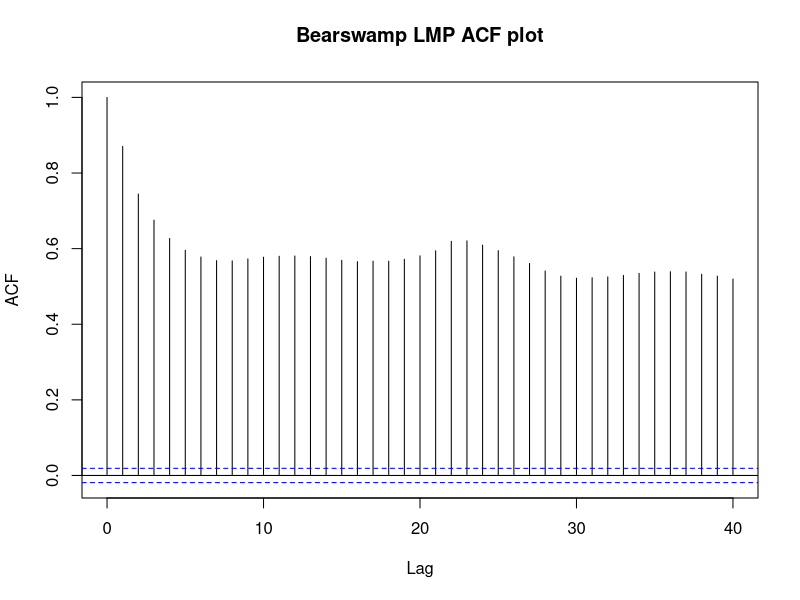
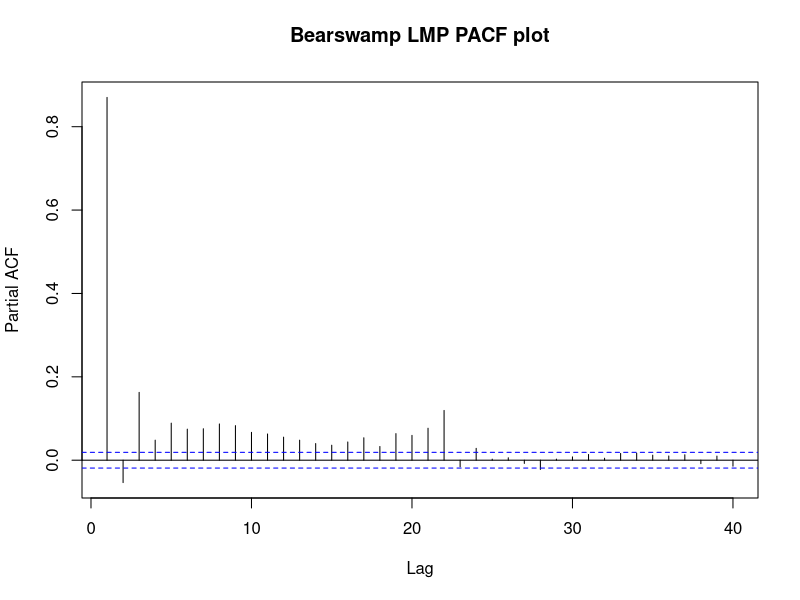
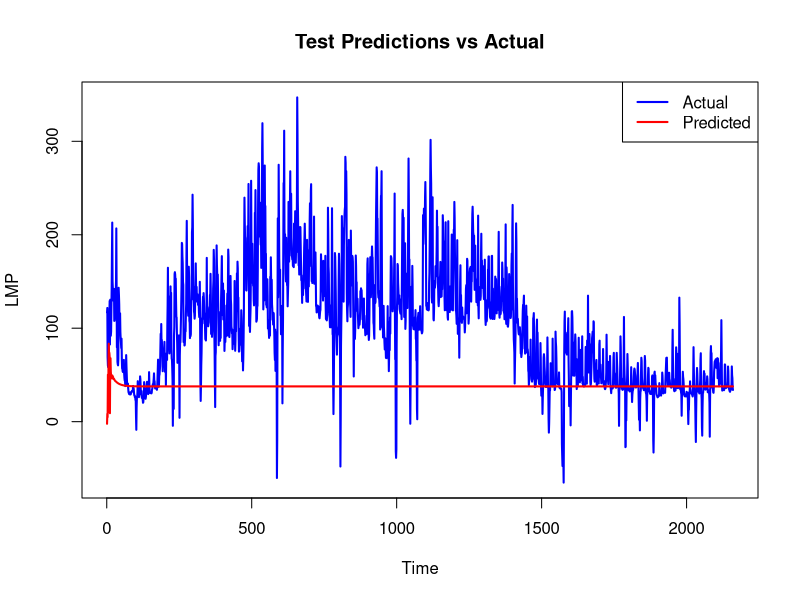
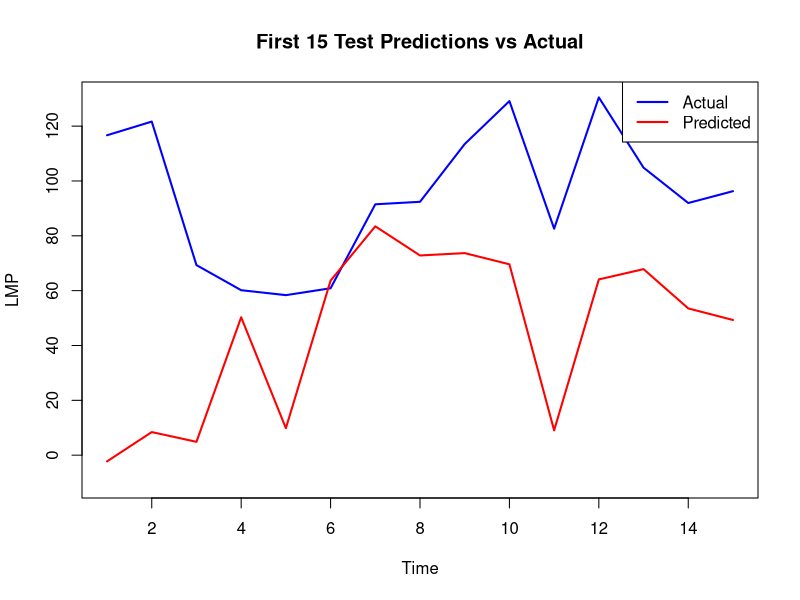

These charts were generated, in order, by the following R code:
## ---- chunk 1
# read in the lmp data
lmp_df <- read.csv("lmp_data.csv", row.names = 1)
head(lmp_df)
## ---- chunk 2
# keep only the interval local time and the lmp
lmp_df <- lmp_df[, c("interval_end_local", "lmp")]
head(lmp_df)
## ---- chunk 3
series <- ts(lmp_df$lmp)

# acf and pacf plots
acf(series, main="Bearswamp LMP ACF plot")
pacf(series, main="Bearswamp LMP PACF plot")
## ---- chunk 4
#split into train and test sets
train_size <- floor(0.8 * nrow(lmp_df))
train_data <- lmp_df[1:train_size, ]
test_data <- lmp_df[(train_size +1 ):nrow(lmp_df),]

y_train <- train_data$lmp
y_test <- test_data$lmp

# number of lags to include in the model
lags <- 12

# create x and y matrices
# docs for embed: http://rdocumentation.org/packages/stats/versions/3.6.2/topics/embed
X <- embed(y_train, lags + 1)
y <- X[, lags + 1] 

# remove last column from X because it's current value
X <- X[, -ncol(X)]

# add intercept
X <- cbind(1, X)

# fit using OLS
XTX <- t(X) %*% X 
XTX_inv <- solve(XTX)
XTy <- t(X) %*% y
weights <- XTX_inv %*% XTy 

# print coefficeints
cat("AR model coefficients:\n")
print(weights)
## ---- chunk 5
# predict on test set
test_predictions <- numeric(length(y_test))

for (i in 1:length(y_test)) {
  if (i <= 12) {
    # use lag from training set for the first predictions
    lags <- tail(y_train, 12)[(12 - i + 1):12]
  } else {
    # otherwise use last predicted
    lags <- test_predictions[(i - 12):(i - 1)]
  }
  # add bias term
  lags_with_bias <- c(1, lags)
  
  # apply coefficients to lags
  weighted_lags <- lags_with_bias * weights
  
  # calculate prediction
  test_predictions[i] <- sum(weighted_lags)
}

## ---- chunk 6
# plot the actuals vs predicted
plot(y_test, type = "l", col = "blue", lwd = 2, ylab = "LMP", xlab = "Time", 
     main = "Test Predictions vs Actual")
lines(test_predictions, col = "red", lwd = 2) 
legend("topright", legend = c("Actual", "Predicted"), col = c("blue", "red"), lty = 1, lwd = 2)

## ---- chunk 7
# plot the first 15 values
y_test_subset <- y_test[1:15]
test_predictions_subset <- test_predictions[1:15]
plot(y_test_subset, type = "l", col = "blue", lwd = 2, ylab = "LMP", xlab = "Time", 
     main = "First 15 Test Predictions vs Actual", ylim = c(-10, max(c(y_test_subset, test_predictions_subset))))
lines(test_predictions_subset, col = "red", lwd = 2)
legend("topright", legend = c("Actual", "Predicted"), col = c("blue", "red"), lty = 1, lwd = 2)

## ---- chunk 8
# calculate RMSE
rmse <- sqrt(mean((y_test - test_predictions)^2))
cat("RMSE: ", rmse, "\n")
